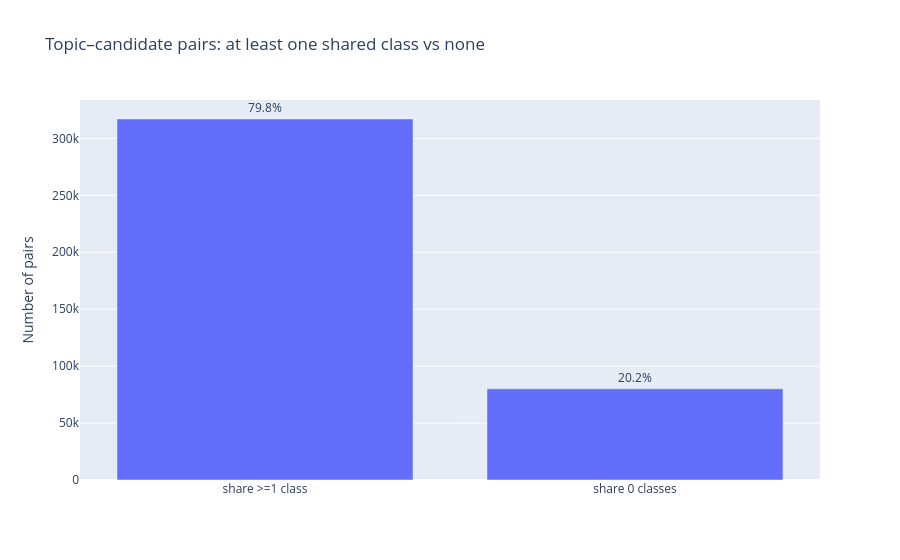

The cell this chart's notebook holds for it:
### Code cell
share_counts = (
    (classes_df_top200["n_common_ipcrs"] > 0)
    .map({True: "share >=1 class", False: "share 0 classes"})
    .value_counts()
    .rename_axis("pair_type")
    .reset_index(name="count")
)

share_counts["pct"] = 100 * share_counts["count"] / share_counts["count"].sum()
share_counts["label"] = share_counts["pct"].map(lambda x: f"{x:.1f}%")

fig = px.bar(
    share_counts,
    x="pair_type",
    y="count",
    text="label",
    title="Topic–candidate pairs: at least one shared class vs none"
)
fig.update_traces(textposition="outside")
fig.update_layout(xaxis_title="", yaxis_title="Number of pairs")
fig.show()

### Figure 1 — Plotly figure (JSON) as saved in the notebook; plotly's stock layout.template omitted (floating-point values rounded to 4 significant figures)
{"data": [{"hovertemplate": "pair_type=%{x}<br>count=%{y}<br>label=%{text}<extra></extra>", "legendgroup": "", "marker": {"color": "#636efa", "pattern": {"shape": ""}}, "name": "", "orientation": "v", "showlegend": false, "text": ["79.8%", "20.2%"], "textposition": "outside", "type": "bar", "x": ["share >=1 class", "share 0 classes"], "xaxis": "x", "y": [317025, 80075], "yaxis": "y"}], "layout": {"barmode": "relative", "legend": {"tracegroupgap": 0}, "title": {"text": "Topic–candidate pairs: at least one shared class vs none"}, "xaxis": {"anchor": "y", "domain": [0, 1], "title": {"text": ""}}, "yaxis": {"anchor": "x", "domain": [0, 1], "title": {"text": "Number of pairs"}}}}
